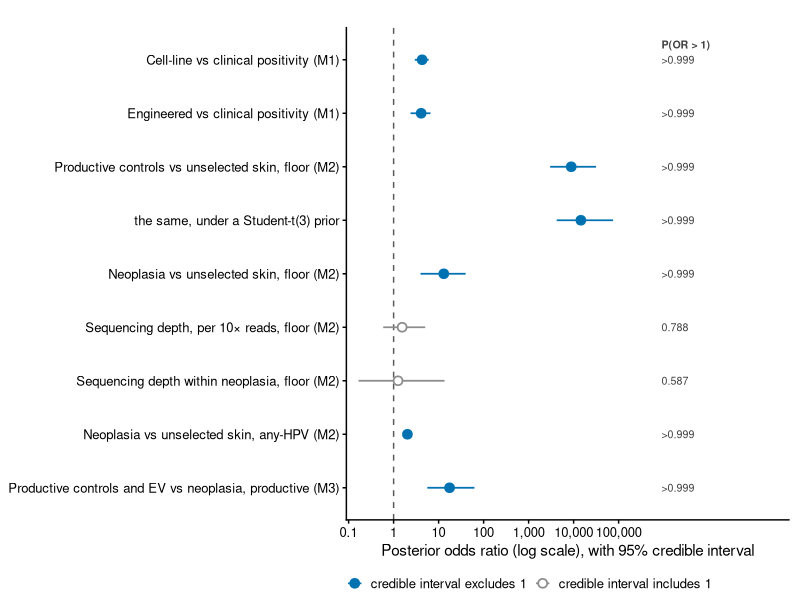
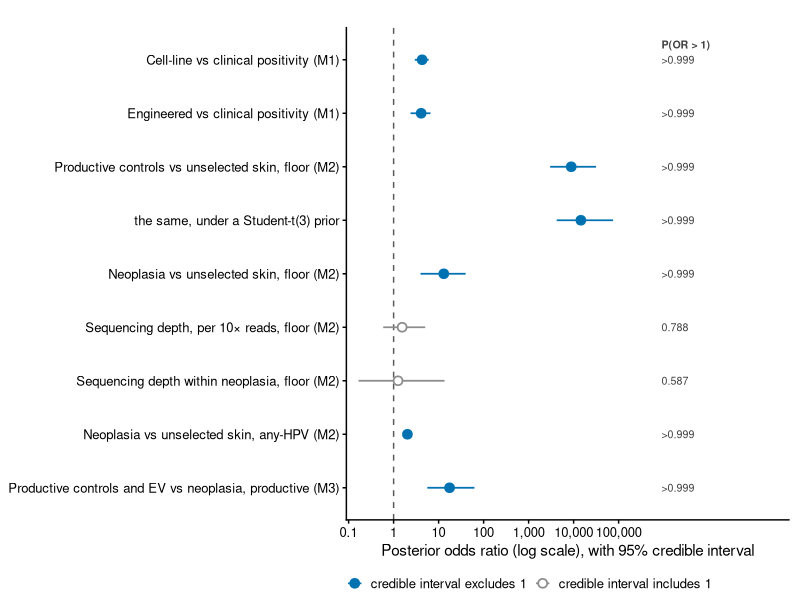

Reproduce these figures in R, in order.
#!/usr/bin/env Rscript
# Builds manuscript/figureS5.{png,pdf}: the Bayesian re-analysis as a forest plot.
#
#   Rscript manuscript/figure_bayes.R
#
# The posterior summaries were reported only as a table (@supptbl-bayes) and as
# inline text. A table makes the reader compare nine intervals by reading digits;
# on a log axis the same nine intervals show their sizes, their overlap with the
# no-effect line, and the two that straddle it, at a glance. The table stays, for
# the exact numbers and the frequentist comparison.
#
# Rows and their order mirror build_bayes_table() in _helpers.R exactly, so the
# figure and the table cannot present the contrasts in different orders. The
# Student-t sensitivity fit, which the table carries only in its caption, is
# drawn here directly beneath the contrast it tests.
suppressPackageStartupMessages({
  library(tidyverse); library(cowplot); library(here)
})
old <- theme_set(theme_cowplot(font_size = 11))

b <- read_tsv(here("manuscript/bayes_summary.tsv"), show_col_types = FALSE)

# Labels are the contrast strings build_bayes_table() prints, verbatim, so a row
# here and a row of @supptbl-bayes are recognisably the same contrast. The model
# tag rides in the label rather than in a facet strip: faceting by model looked
# tidier until the one-row M3 panel squeezed its own strip text to "producti".
rows <- tribble(
  ~model,                                ~label,
  "M1_cell_line",                        "Cell-line vs clinical positivity (M1)",
  "M1_engineered",                       "Engineered vs clinical positivity (M1)",
  "M2c_controls_vs_skin_floor",          "Productive controls vs unselected skin, floor (M2)",
  "M2c_controls_vs_skin_floor_studentt", "     the same, under a Student-t(3) prior",
  "M2b_neoplasia_vs_skin_floor",         "Neoplasia vs unselected skin, floor (M2)",
  "M2b_depth",                           "Sequencing depth, per 10× reads, floor (M2)",
  "M2d_depth_within_neoplasia",          "Sequencing depth within neoplasia, floor (M2)",
  "M2a_neoplasia_vs_skin_any",           "Neoplasia vs unselected skin, any-HPV (M2)",
  "M3_controls_vs_neoplasia",            "Productive controls and EV vs neoplasia, productive (M3)")

d <- rows %>% left_join(b, by = "model") %>%
  mutate(label  = fct_rev(fct_inorder(label)),
         # The two depth terms are the ones whose interval spans no effect, and
         # that is a result rather than a shortfall: deeper sequencing does not
         # buy productive-level detection. Draw them open so the eye finds them.
         decisive = if_else(lo > 1 | hi < 1, "credible interval excludes 1",
                                             "credible interval includes 1"))
stopifnot(!any(is.na(d$OR)))

# Same rounding as pdir() in _helpers.R: a posterior probability is never printed
# as 1.000 here when the text prints >0.999 for the same quantity.
d <- d %>% mutate(p_lab = if_else(p_gt1 >= 0.9995, ">0.999",
                                  formatC(p_gt1, format = "f", digits = 3)))

brk <- 10^(-1:5)
xmax <- max(d$hi)

# The P(OR > 1) column header, drawn once above the first row of the top facet.
hdr <- d %>% slice(1) %>% transmute(label, x = xmax * 12, txt = "P(OR > 1)")

p <- ggplot(d, aes(OR, label)) +
  geom_vline(xintercept = 1, linetype = 2, colour = "grey35") +
  geom_linerange(aes(xmin = lo, xmax = hi, colour = decisive), linewidth = 0.6) +
  geom_point(aes(colour = decisive, shape = decisive), size = 2.4, fill = "white", stroke = 0.9) +
  geom_text(aes(x = xmax * 12, label = p_lab), size = 2.7, colour = "grey25", hjust = 0) +
  # One header, not one per facet. Annotating at a fixed y forced every panel's
  # range up to that value, which is what left the rows stranded at the bottom of
  # each block with dead space above them.
  geom_text(data = hdr, aes(x = x, y = label, label = txt), inherit.aes = FALSE,
            hjust = 0, vjust = -1.4, size = 2.7, colour = "grey25", fontface = "bold") +
  scale_x_log10(breaks = brk,
                labels = function(x) formatC(x, format = "fg", big.mark = ",", drop0trailing = TRUE),
                expand = expansion(mult = c(0.04, 0.42))) +
  scale_colour_manual(values = c("credible interval excludes 1" = "#0072B2",
                                 "credible interval includes 1" = "grey55"), name = NULL) +
  scale_shape_manual(values = c("credible interval excludes 1" = 19,
                                "credible interval includes 1" = 21), name = NULL) +
  coord_cartesian(clip = "off") +
  labs(x = "Posterior odds ratio (log scale), with 95% credible interval", y = NULL) +
  theme(legend.position = "bottom",
        plot.margin = margin(t = 20, r = 8, b = 6, l = 6))

ggsave(here("manuscript/figureS5.png"), p, width = 9.0, height = 4.4, dpi = 200, bg = "white")
ggsave(here("manuscript/figureS5.pdf"), p, width = 9.0, height = 4.4, bg = "white")
cat(sprintf("Wrote manuscript/figureS5.{png,pdf}: %d contrasts, %d with a CrI excluding 1\n",
            nrow(d), sum(d$decisive == "credible interval excludes 1")))
